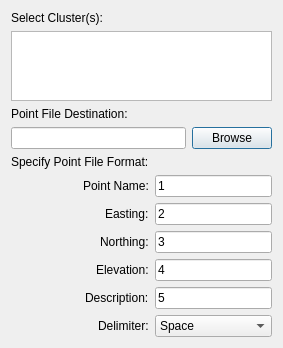
<?xml version="1.0" encoding="UTF-8"?>
<ui version="4.0">
 <class>Dialog</class>
 <widget class="QDialog" name="Dialog">
  <property name="geometry">
   <rect>
    <x>0</x>
    <y>0</y>
    <width>283</width>
    <height>341</height>
   </rect>
  </property>
  <property name="windowTitle">
   <string>Export Cluster(s)</string>
  </property>
  <layout class="QVBoxLayout" name="verticalLayout">
   <item>
    <layout class="QVBoxLayout" name="verticalLayout_1">
     <item>
      <layout class="QVBoxLayout" name="verticalLayout_2">
       <item>
        <widget class="QLabel" name="SelectPointGroupL">
         <property name="text">
          <string>Select Cluster(s):</string>
         </property>
        </widget>
       </item>
       <item>
        <widget class="QListWidget" name="PointGroupsLW">
         <property name="minimumSize">
          <size>
           <width>200</width>
           <height>0</height>
          </size>
         </property>
         <property name="selectionMode">
          <enum>QAbstractItemView::MultiSelection</enum>
         </property>
        </widget>
       </item>
      </layout>
     </item>
     <item>
      <widget class="QLabel" name="PointFileDestinationL">
       <property name="text">
        <string>Point File Destination:</string>
       </property>
      </widget>
     </item>
     <item>
      <layout class="QHBoxLayout" name="horizontalLayout_3">
       <item>
        <widget class="QLineEdit" name="FileDestinationLE">
         <property name="text">
          <string/>
         </property>
        </widget>
       </item>
       <item>
        <widget class="QPushButton" name="BrowseB">
         <property name="text">
          <string>Browse</string>
         </property>
        </widget>
       </item>
      </layout>
     </item>
     <item>
      <layout class="QFormLayout" name="formLayout">
       <property name="sizeConstraint">
        <enum>QLayout::SetMinAndMaxSize</enum>
       </property>
       <property name="labelAlignment">
        <set>Qt::AlignRight|Qt::AlignTrailing|Qt::AlignVCenter</set>
       </property>
       <property name="formAlignment">
        <set>Qt::AlignRight|Qt::AlignTop|Qt::AlignTrailing</set>
       </property>
       <item row="1" column="0">
        <widget class="QLabel" name="PointNameL">
         <property name="sizePolicy">
          <sizepolicy hsizetype="Expanding" vsizetype="Expanding">
           <horstretch>0</horstretch>
           <verstretch>0</verstretch>
          </sizepolicy>
         </property>
         <property name="text">
          <string>Point Name:</string>
         </property>
        </widget>
       </item>
       <item row="1" column="1">
        <widget class="QLineEdit" name="PointNameLE">
         <property name="sizePolicy">
          <sizepolicy hsizetype="Minimum" vsizetype="Minimum">
           <horstretch>0</horstretch>
           <verstretch>0</verstretch>
          </sizepolicy>
         </property>
         <property name="text">
          <string>1</string>
         </property>
        </widget>
       </item>
       <item row="5" column="0">
        <widget class="QLabel" name="DescriptionL">
         <property name="sizePolicy">
          <sizepolicy hsizetype="Expanding" vsizetype="Expanding">
           <horstretch>0</horstretch>
           <verstretch>0</verstretch>
          </sizepolicy>
         </property>
         <property name="text">
          <string>Description:</string>
         </property>
        </widget>
       </item>
       <item row="2" column="0">
        <widget class="QLabel" name="EastingL">
         <property name="sizePolicy">
          <sizepolicy hsizetype="Expanding" vsizetype="Expanding">
           <horstretch>0</horstretch>
           <verstretch>0</verstretch>
          </sizepolicy>
         </property>
         <property name="text">
          <string>Easting:</string>
         </property>
        </widget>
       </item>
       <item row="2" column="1">
        <widget class="QLineEdit" name="EastingLE">
         <property name="sizePolicy">
          <sizepolicy hsizetype="Minimum" vsizetype="Minimum">
           <horstretch>0</horstretch>
           <verstretch>0</verstretch>
          </sizepolicy>
         </property>
         <property name="minimumSize">
          <size>
           <width>75</width>
           <height>0</height>
          </size>
         </property>
         <property name="text">
          <string>2</string>
         </property>
        </widget>
       </item>
       <item row="3" column="0">
        <widget class="QLabel" name="NorthingL">
         <property name="sizePolicy">
          <sizepolicy hsizetype="Expanding" vsizetype="Expanding">
           <horstretch>0</horstretch>
           <verstretch>0</verstretch>
          </sizepolicy>
         </property>
         <property name="text">
          <string>Northing:</string>
         </property>
        </widget>
       </item>
       <item row="3" column="1">
        <widget class="QLineEdit" name="NorthingLE">
         <property name="sizePolicy">
          <sizepolicy hsizetype="Minimum" vsizetype="Minimum">
           <horstretch>0</horstretch>
           <verstretch>0</verstretch>
          </sizepolicy>
         </property>
         <property name="minimumSize">
          <size>
           <width>75</width>
           <height>0</height>
          </size>
         </property>
         <property name="text">
          <string>3</string>
         </property>
        </widget>
       </item>
       <item row="4" column="0">
        <widget class="QLabel" name="ElevationL">
         <property name="sizePolicy">
          <sizepolicy hsizetype="Expanding" vsizetype="Expanding">
           <horstretch>0</horstretch>
           <verstretch>0</verstretch>
          </sizepolicy>
         </property>
         <property name="text">
          <string>Elevation:</string>
         </property>
        </widget>
       </item>
       <item row="4" column="1">
        <widget class="QLineEdit" name="ElevationLE">
         <property name="sizePolicy">
          <sizepolicy hsizetype="Minimum" vsizetype="Minimum">
           <horstretch>0</horstretch>
           <verstretch>0</verstretch>
          </sizepolicy>
         </property>
         <property name="minimumSize">
          <size>
           <width>75</width>
           <height>0</height>
          </size>
         </property>
         <property name="text">
          <string>4</string>
         </property>
        </widget>
       </item>
       <item row="5" column="1">
        <widget class="QLineEdit" name="DescriptionLE">
         <property name="sizePolicy">
          <sizepolicy hsizetype="Minimum" vsizetype="Minimum">
           <horstretch>0</horstretch>
           <verstretch>0</verstretch>
          </sizepolicy>
         </property>
         <property name="minimumSize">
          <size>
           <width>75</width>
           <height>0</height>
          </size>
         </property>
         <property name="text">
          <string>5</string>
         </property>
        </widget>
       </item>
       <item row="6" column="0">
        <widget class="QLabel" name="DelimiterL">
         <property name="text">
          <string>Delimiter:</string>
         </property>
        </widget>
       </item>
       <item row="6" column="1">
        <widget class="QComboBox" name="DelimiterCB">
         <property name="minimumSize">
          <size>
           <width>75</width>
           <height>0</height>
          </size>
         </property>
         <item>
          <property name="text">
           <string>Space</string>
          </property>
         </item>
         <item>
          <property name="text">
           <string>Comma</string>
          </property>
         </item>
        </widget>
       </item>
       <item row="0" column="0">
        <widget class="QLabel" name="PFFL">
         <property name="text">
          <string>Specify Point File Format:</string>
         </property>
        </widget>
       </item>
      </layout>
     </item>
    </layout>
   </item>
  </layout>
 </widget>
 <resources/>
 <connections/>
</ui>
